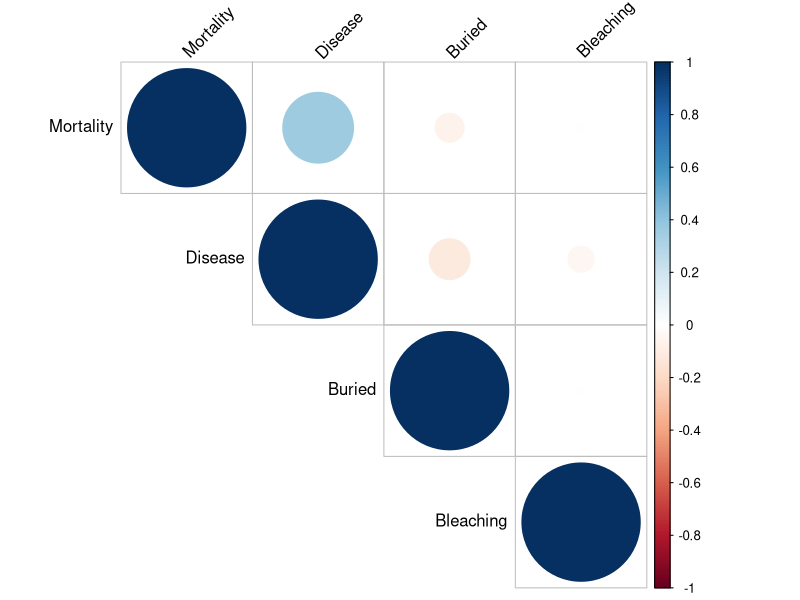
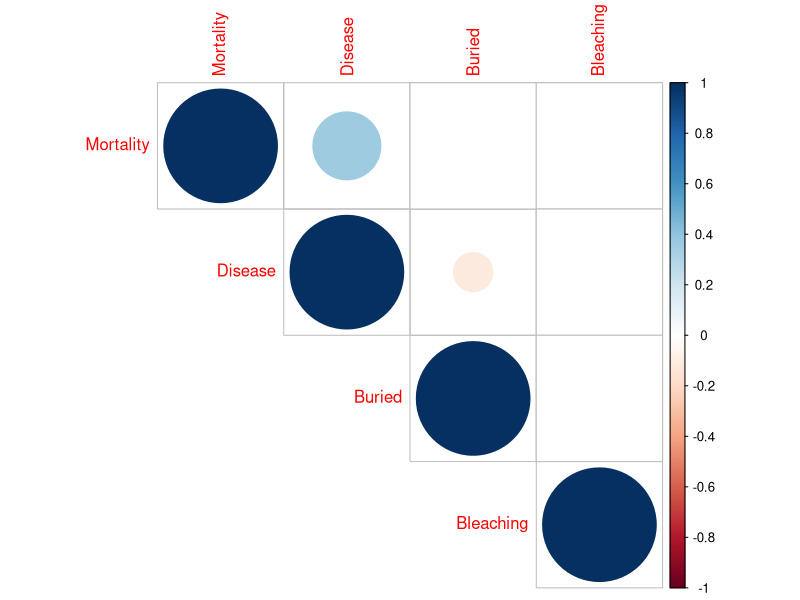

Write the R code that produced these figures, in order. (Note: this script raises an error after producing the figures.)
## ---- chunk 1
rm(list = ls())
knitr::opts_chunk$set(echo = TRUE, error = FALSE, fig.path='Figures/', dev=c('png', 'pdf'))
## ---- chunk 2
library(knitr)
library(survival)
library(coda)
library(survminer)
library(dplyr)
library(ggplot2)
library(car)
library(tidyverse)
library(kableExtra)
#library(gtsummary) #not loading properly
## ---- chunk 3
df_surv=read.csv("fl_surv_minusMIS.csv") #time by months; excludes missing corals
df_status=read.csv("state_data.csv") #pulls in state data
df <- merge(df_surv, df_status, by.x = "ID", by.y = "Coral") #merge dataframes
#glimpse(df)
## ---- chunk 4
#Select 
df_corr <- df %>% select(Mortality, Buried, Disease, Bleaching)
head(df_corr)
res <- cor(df_corr)
round(res,2)
## ---- chunk 5
library(Hmisc)
res2 <-rcorr(as.matrix(df_corr))
res2
## ---- chunk 6
library(corrplot)
corrplot(res, type = "upper", order = "hclust",
         tl.col = "black", tl.srt = 45)
## ---- chunk 7
# Insignificant correlation are crossed
corrplot(res2$r, type="upper", order="hclust", 
         p.mat = res2$P, sig.level = 0.01, insig = "blank")
# Insignificant correlations are leaved blank
corrplot(res2$r, type="upper", order="hclust", 
         p.mat = res2$P, sig.level = 0.01, insig = "blank")
## ---- chunk 8
#states column codes 
#Disease = 1
#Bleaching = 3
#Buried = 5
#Additive combos
#xtabs(~States+Mortality, data = df)
## ---- chunk 9
sp_state <- as_tibble(xtabs(~Species+States, data = df))
kbl(sp_state) %>%
  kable_styling(bootstrap_options = c("striped", "hover"))
## ---- chunk 10
#Makes data.frame into long format for survival analyses
df_long <- gather(df,
                   key = "months",
                   value = "census",
                   X0:X21)
df1 <- df_long %>% mutate(months = as.numeric(gsub("X", "", months)))
## ---- chunk 11
# Fit Cox Model
cox_fit<- coxph(Surv(months, census)~ Channel + Habitat + Dir, data=df1)
cox_fit
## ---- chunk 12
Anova(cox_fit)
## ---- chunk 13
ggsurvplot(
  survfit(Surv(months, census)~ Habitat, data=df1),  # survfit object with calculated statistics
  pval = TRUE, pval.size = 4, # show p-value of log-rank test.
  #conf.int = TRUE, conf.int.style = "step", # customize style of confidence intervals
  xlab = "Time in Months",  # customize X axis label.
  break.time.by = 1,    # break X axis in time intervals by 200.
  ggtheme = theme_bw(), 
  xlim= c(12, 21),# customize plot and risk table with a theme.
  pval.coord = c(12,0.25),
  #surv.median.line = "hv",  # add the median survival pointer.
  legend = c("right"),
  legend.title = "Habitat",
  legend.labs = c("1", "2", "3"),    # change legend labels.
  #palette = c("#E7B800", "#2E9FDF"), # custom color palettes
  
  #risk.table = "percentage",  # absolute number and percentage at risk.
  #risk.table.fontsize = 3,# colour risk table text annotations.
  #risk.table.y.text = FALSE,# show bars instead of names in text annotations
  #ncensor.plot = TRUE      # plot the number of censored subjects at time t
)
## ---- chunk 14
ggsurvplot(
  survfit(Surv(months, census)~ Dir, data=df1),  # survfit object with calculated statistics
  pval = TRUE, pval.size = 4, # show p-value of log-rank test.
  #conf.int = TRUE, conf.int.style = "step", # customize style of confidence intervals
  xlab = "Time in Months",  # customize X axis label.
  break.time.by = 1,    # break X axis in time intervals by 200.
  ggtheme = theme_bw(), 
  xlim= c(12, 21),# customize plot and risk table with a theme.
  pval.coord = c(12,0.25),
  #surv.median.line = "hv",  # add the median survival pointer.
  legend = c("right"),
  legend.title = "Dir",
  legend.labs = c("North", "South"),    # change legend labels.
  #palette = c("#E7B800", "#2E9FDF"), # custom color palettes
  
  #risk.table = "absolute",  # absolute number and percentage at risk.
  #risk.table.fontsize = 3,# colour risk table text annotations.
  #risk.table.y.text = FALSE,# show bars instead of names in text annotations
  #ncensor.plot = TRUE      # plot the number of censored subjects at time t
)
## ---- chunk 15
#15 or more
df_commons <- df1 %>% filter(Species %in% c("DCLI", "DSTO", "DSTR", "MCAV", "MMEA", "PAST", "SBOU", "SINT", "SSID")) #keeping only the 9 most common species 
#xtabs(~Species+Channel, data = df_commons)
## ---- chunk 16
# Fit Cox Model
cox_fit2 <- coxph(Surv(months, census)~ Channel + Habitat + Dir + Species, data=df_commons)
cox_fit2
## ---- chunk 17
Anova(cox_fit2)
## ---- chunk 18
ggsurvplot(
  survfit(Surv(months, census)~ Habitat, data=df_commons),  # survfit object with calculated statistics
  pval = TRUE, pval.size = 4, # show p-value of log-rank test.
  #conf.int = TRUE, conf.int.style = "step", # customize style of confidence intervals
  xlab = "Time in Months",  # customize X axis label.
  break.time.by = 1,    # break X axis in time intervals by 200.
  ggtheme = theme_bw(), 
  xlim= c(12, 21),# customize plot and risk table with a theme.
  pval.coord = c(12,0.25),
  surv.median.line = "hv",  # add the median survival pointer.
  legend = c("top"),
  legend.title = "Habitat",
  legend.labs = c("1", "2", "3"),    # change legend labels.
  #palette = c("black", "red"), # custom color palettes
  
  #risk.table = "percentage",  # absolute number and percentage at risk.
  #risk.table.fontsize = 3,# colour risk table text annotations.
  #risk.table.y.text = FALSE,# show bars instead of names in text annotations
  #ncensor.plot = TRUE      # plot the number of censored subjects at time t
)
## ---- chunk 19
ggsurvplot(
  survfit(Surv(months, census)~ Species, data=df_commons),  # survfit object with calculated statistics
  pval = TRUE, pval.size = 4, # show p-value of log-rank test.
  #conf.int = TRUE, conf.int.style = "step", # customize style of confidence intervals
  xlab = "Time in Months",  # customize X axis label.
  break.time.by = 1,    # break X axis in time intervals by 200.
  ggtheme = theme_bw(), 
  xlim= c(12, 21),# customize plot and risk table with a theme.
  pval.coord = c(12,0.25),
  surv.median.line = "hv",  # add the median survival pointer.
  legend = c("right"),
  legend.title = "Species",
  #legend.labs = c("Not Buried", "Buried"),    # change legend labels.
  #palette = c("black", "red"), # custom color palettes
  
  #risk.table = "percentage",  # absolute number and percentage at risk.
  #risk.table.fontsize = 3,# colour risk table text annotations.
  #risk.table.y.text = FALSE,# show bars instead of names in text annotations
  #ncensor.plot = TRUE      # plot the number of censored subjects at time t
)
## ---- chunk 20
summary(survfit(Surv(months, census) ~ Species, data = df_commons), times = 21)
## ---- chunk 21
res <- summary(survfit(Surv(months, census) ~ Species, data = df_commons), times = 21)
cols <- lapply(c(1:7, 8:11) , function(x) res[x])
tbl <- do.call(data.frame, cols)
head(tbl)

tbl_surv <- tbl %>% select(strata, n, surv, std.err)
tbl_surv
## ---- chunk 22
tbl_surv %>% ggplot(aes(x=surv, y=strata)) +
  geom_point() + 
  geom_errorbar(aes(x = surv, y = strata, ymin = strata - std.err, ymax = strata + std.err  ))
## ---- chunk 23
# Black error bars - notice the mapping of 'group=supp' -- without it, the error
# bars won't be dodged!
ggplot(tbl_surv, aes(x = reorder(strata, surv), y=surv)) + 
  geom_errorbar(aes(ymin=surv-std.err, ymax=surv+std.err), colour="black", width=.1) +
  geom_point(stat = "identity", size=3) + 
  theme_bw() +
  xlab("Coral Species") +
  ylab("Survivorship (SE)") +
  ggtitle("Survival in 9 Most Common Corals in PortMiami Dredge Project") +
  guides(x = guide_axis(angle = 90))
    
## ---- chunk 24
# Black error bars - notice the mapping of 'group=supp' -- without it, the error
# bars won't be dodged!
SurvPlot <- ggplot(tbl_surv, aes(x = reorder(rownames(tbl_surv), surv), y=surv)) + 
  geom_errorbar(aes(ymin=surv-std.err, ymax=surv+std.err), colour="black", width=.1) +
  geom_point(stat = "identity", size=3) + 
  theme_bw() +
  xlab("Staghorn Genotype") +
  ylab("Survivorship (SE)") +
  ggtitle("Outplant survival over 300 days") +
  guides(x = guide_axis(angle = 90))
ggsave("SurvPlot.pdf")
